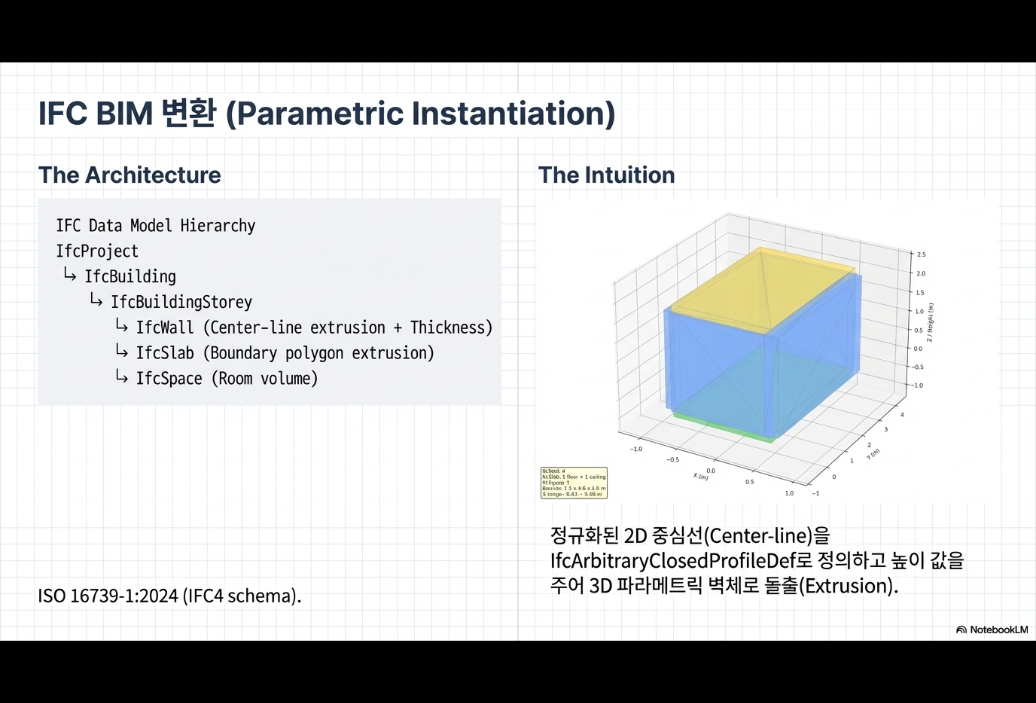
#> input picture slide10.png, 1036 x 703 px, given in place of the camera
$ python webcam_capture.py   (older library calls are emulated)
#> lines starting #> are read from the running program, lines starting #| are printed output that depends on the picture; after the words box and inside, x2 and y2 are one past the last pixel; in counts of white or black regions, pixels touching at a corner belong together
#!/usr/bin/env python3
"""webcam_capture.py — Real-time webcam capture for GSS pipeline.

Captures frames from webcam with blur filtering, saves to a directory
that can be directly fed into the GSS pipeline (skipping s01).

Usage:
    # Capture frames (press 'q' to stop, 's' to force-save current frame)
    python scripts/webcam_capture.py --output data/raw/webcam_session

    # Then run GSS from s02 (COLMAP) with captured frames
    python cli.py run-step colmap --frames-dir data/raw/webcam_session/frames

    # Or run the full pipeline with webcam video
    python scripts/webcam_capture.py --output data/raw/webcam_session --save-video
    python cli.py run --video data/raw/webcam_session/capture.mp4

Controls:
    q     — Stop capture
    s     — Force-save current frame (even if blurry)
    SPACE — Pause/resume auto-capture
    +/-   — Adjust capture interval

Requires: opencv-python (cv2)
"""

from __future__ import annotations

import argparse
import json
import logging
import time
from datetime import datetime
from pathlib import Path

import cv2
import numpy as np

logging.basicConfig(level=logging.INFO, format="%(asctime)s %(message)s")
logger = logging.getLogger(__name__)


def compute_blur_score(frame: np.ndarray) -> float:
    """Laplacian variance — higher = sharper."""
    gray = cv2.cvtColor(frame, cv2.COLOR_BGR2GRAY)
    return cv2.Laplacian(gray, cv2.CV_64F).var()


def compute_motion_score(prev_gray: np.ndarray | None, curr_gray: np.ndarray) -> float:
    """Frame difference — higher = more motion (good for diverse viewpoints)."""
    if prev_gray is None:
        return 999.0
    diff = cv2.absdiff(prev_gray, curr_gray)
    return float(diff.mean())


def main():
    parser = argparse.ArgumentParser(description="Webcam capture for GSS pipeline")
    parser.add_argument("--output", type=str, default="data/raw/webcam_session",
                        help="Output directory")
    parser.add_argument("--device", type=int, default=0,
                        help="Camera device index (default: 0)")
    parser.add_argument("--width", type=int, default=1280,
                        help="Capture width (default: 1280)")
    parser.add_argument("--height", type=int, default=720,
                        help="Capture height (default: 720)")
    parser.add_argument("--interval", type=float, default=0.5,
                        help="Seconds between auto-captures (default: 0.5)")
    parser.add_argument("--blur-threshold", type=float, default=100.0,
                        help="Minimum Laplacian variance to keep frame")
    parser.add_argument("--motion-threshold", type=float, default=5.0,
                        help="Minimum motion to trigger capture")
    parser.add_argument("--max-frames", type=int, default=300,
                        help="Maximum frames to capture")
    parser.add_argument("--save-video", action="store_true",
                        help="Also save raw video as capture.mp4")
    parser.add_argument("--resize-output", type=int, default=None,
                        help="Resize saved frames to this width")
    parser.add_argument("--headless", action="store_true",
                        help="No GUI window (for SSH/headless systems)")
    args = parser.parse_args()

    output_dir = Path(args.output)
    frames_dir = output_dir / "frames"
    frames_dir.mkdir(parents=True, exist_ok=True)

    # Open webcam
    cap = cv2.VideoCapture(args.device)
    cap.set(cv2.CAP_PROP_FRAME_WIDTH, args.width)
    cap.set(cv2.CAP_PROP_FRAME_HEIGHT, args.height)

    if not cap.isOpened():
        logger.error(f"Cannot open camera device {args.device}")
        return

    actual_w = int(cap.get(cv2.CAP_PROP_FRAME_WIDTH))
    actual_h = int(cap.get(cv2.CAP_PROP_FRAME_HEIGHT))
    actual_fps = cap.get(cv2.CAP_PROP_FPS)
    logger.info(f"Camera opened: {actual_w}x{actual_h} @ {actual_fps:.1f}fps")

    # Video writer (optional)
    video_writer = None
    if args.save_video:
        video_path = output_dir / "capture.mp4"
        fourcc = cv2.VideoWriter_fourcc(*"mp4v")
        video_writer = cv2.VideoWriter(
            str(video_path), fourcc, actual_fps, (actual_w, actual_h)
        )
        logger.info(f"Recording video to {video_path}")

    # State
    saved_frames: list[dict] = []
    prev_gray = None
    paused = False
    interval = args.interval
    last_capture_time = 0.0

    logger.info(
        f"Capture started. Controls: q=quit, s=force-save, SPACE=pause, +/-=interval"
    )
    logger.info(
        f"blur_threshold={args.blur_threshold}, motion_threshold={args.motion_threshold}, "
        f"interval={interval}s, max_frames={args.max_frames}"
    )

    while cap.isOpened() and len(saved_frames) < args.max_frames:
        ret, frame = cap.read()
#> frame is the input picture: shape (703, 1036, 3); mean B, G, R 198.5, 197.3, 195.5
        if not ret:
            break

        now = time.time()
        gray = cv2.cvtColor(frame, cv2.COLOR_BGR2GRAY)
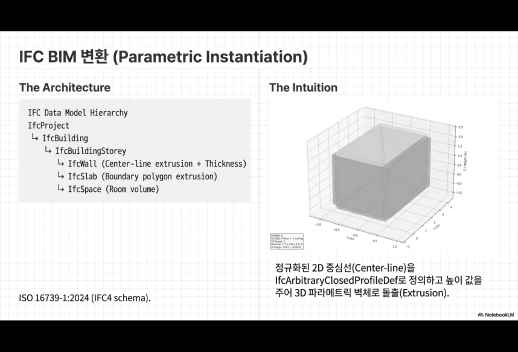
#> gray: shape (703, 1036) (shown at 1/2 size); min 0, max 255, mean 196.9
        blur = compute_blur_score(frame)
#> blur = 2129.3
        motion = compute_motion_score(prev_gray, gray)
#> motion = 999

        # Record video
        if video_writer is not None:
            video_writer.write(frame)

        # Auto-capture logic
        should_save = False
        force_save = False

        if not args.headless:
            # GUI mode — display info overlay
            display = frame.copy()
            status = "PAUSED" if paused else "CAPTURING"
            color = (0, 0, 255) if paused else (0, 255, 0)
            info_lines = [
                f"{status} | Frames: {len(saved_frames)}/{args.max_frames}",
                f"Blur: {blur:.0f} (min {args.blur_threshold:.0f}) | Motion: {motion:.1f}",
                f"Interval: {interval:.1f}s | q=quit s=save SPACE=pause",
            ]
            for i, line in enumerate(info_lines):
                cv2.putText(display, line, (10, 25 + i * 25),
                            cv2.FONT_HERSHEY_SIMPLEX, 0.6, color, 2)
#> this loop made 3 passes
#> line on passes 1 to 2: 'CAPTURING | Frames: 0/300', 'Blur: 2129 (min 100) | Motion: 999.0'
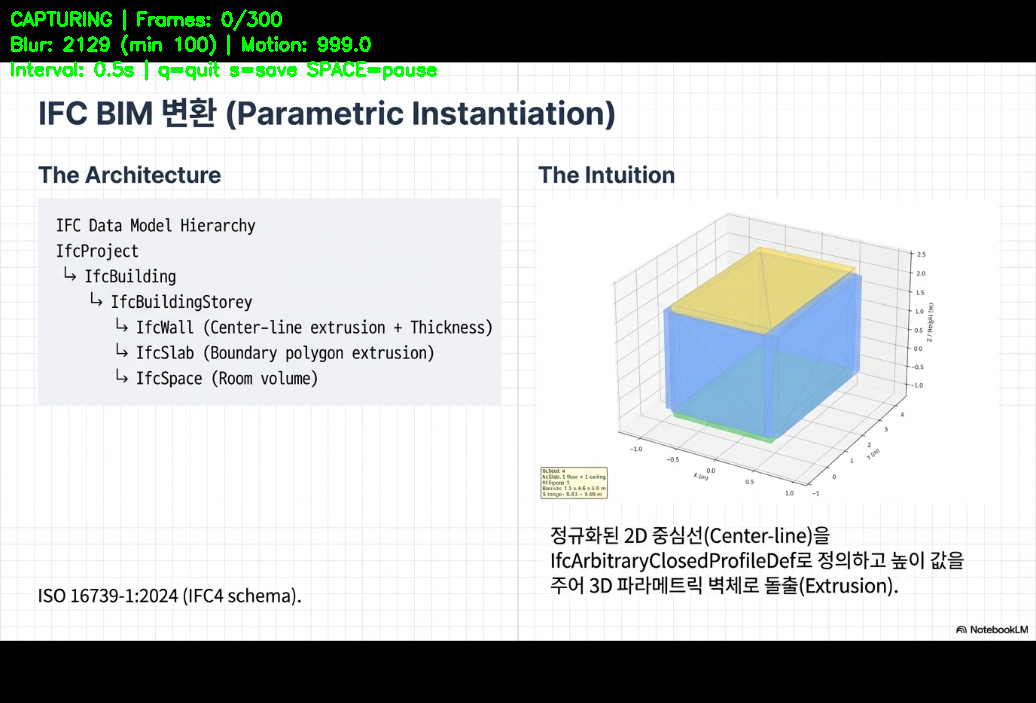
#> display: shape (703, 1036, 3); 0.96% of pixels changed, all inside (x1, y1, x2, y2) = (11, 9, 437, 81)

            blur_ratio = min(blur / max(args.blur_threshold * 2, 1), 1.0)
#> blur_ratio = 1
            bar_w = int(blur_ratio * 200)
#> bar_w = 200
            bar_color = (0, 255, 0) if blur >= args.blur_threshold else (0, 0, 255)
#> bar_color = (0, 255, 0)
            cv2.rectangle(display, (10, actual_h - 30), (10 + bar_w, actual_h - 10), bar_color, -1)
            cv2.rectangle(display, (10, actual_h - 30), (210, actual_h - 10), (255, 255, 255), 1)
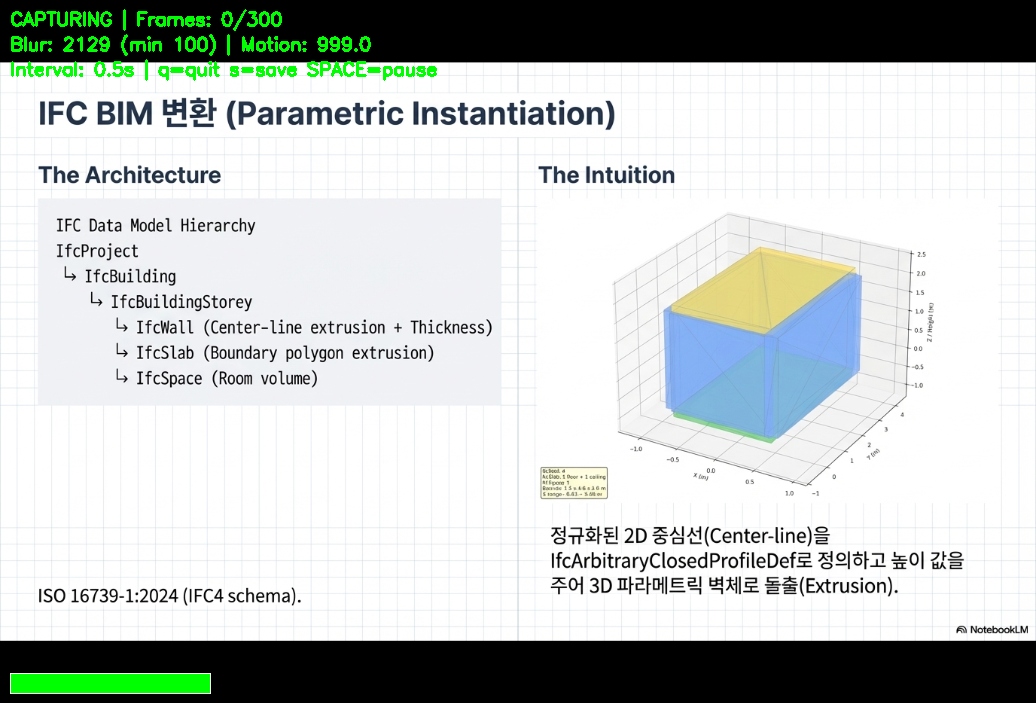
#> display: shape (703, 1036, 3); mean B, G, R 197.7, 200.3, 194.8

            cv2.imshow("GSS Webcam Capture", display)

            key = cv2.waitKey(1) & 0xFF
#> (key q is pressed here)
            if key == ord("q"):
                break
            elif key == ord("s"):
                force_save = True
                should_save = True
            elif key == ord(" "):
                paused = not paused
                logger.info(f"{'Paused' if paused else 'Resumed'} capture")
            elif key == ord("+") or key == ord("="):
                interval = max(0.1, interval - 0.1)
                logger.info(f"Interval: {interval:.1f}s")
            elif key == ord("-"):
                interval = min(5.0, interval + 0.1)
                logger.info(f"Interval: {interval:.1f}s")

        if not paused and not force_save and (now - last_capture_time) >= interval:
            if blur >= args.blur_threshold and motion >= args.motion_threshold:
                should_save = True

        if should_save:
            # Optionally resize
            save_frame = frame
            if args.resize_output:
                h, w = frame.shape[:2]
                new_h = int(h * args.resize_output / w)
                save_frame = cv2.resize(frame, (args.resize_output, new_h))

            fname = f"frame_{len(saved_frames):05d}.png"
            cv2.imwrite(str(frames_dir / fname), save_frame)
            saved_frames.append({
                "filename": fname,
                "blur_score": round(blur, 1),
                "motion_score": round(motion, 1),
                "timestamp": round(now - last_capture_time, 3) if last_capture_time > 0 else 0,
                "forced": force_save,
            })
            last_capture_time = now

            if len(saved_frames) % 10 == 0:
                logger.info(f"Captured {len(saved_frames)} frames")

        prev_gray = gray

    # Cleanup
    cap.release()
    if video_writer is not None:
        video_writer.release()
    if not args.headless:
        cv2.destroyAllWindows()

    # Save metadata
    metadata = {
        "capture_date": datetime.now().isoformat(),
        "device": args.device,
        "resolution": [actual_w, actual_h],
        "fps": actual_fps,
        "num_frames": len(saved_frames),
        "blur_threshold": args.blur_threshold,
        "motion_threshold": args.motion_threshold,
        "frames": saved_frames,
    }
    meta_path = output_dir / "capture_metadata.json"
    with open(meta_path, "w", encoding="utf-8") as f:
        json.dump(metadata, f, indent=2)

    logger.info(f"Done: {len(saved_frames)} frames saved to {frames_dir}")
    logger.info(f"Metadata: {meta_path}")
    logger.info(f"Next: python cli.py run --video {output_dir / 'capture.mp4'}")
    logger.info(f"  or: python cli.py run-step colmap (with frames_dir={frames_dir})")


if __name__ == "__main__":
    main()

$ run again, on slide11.png
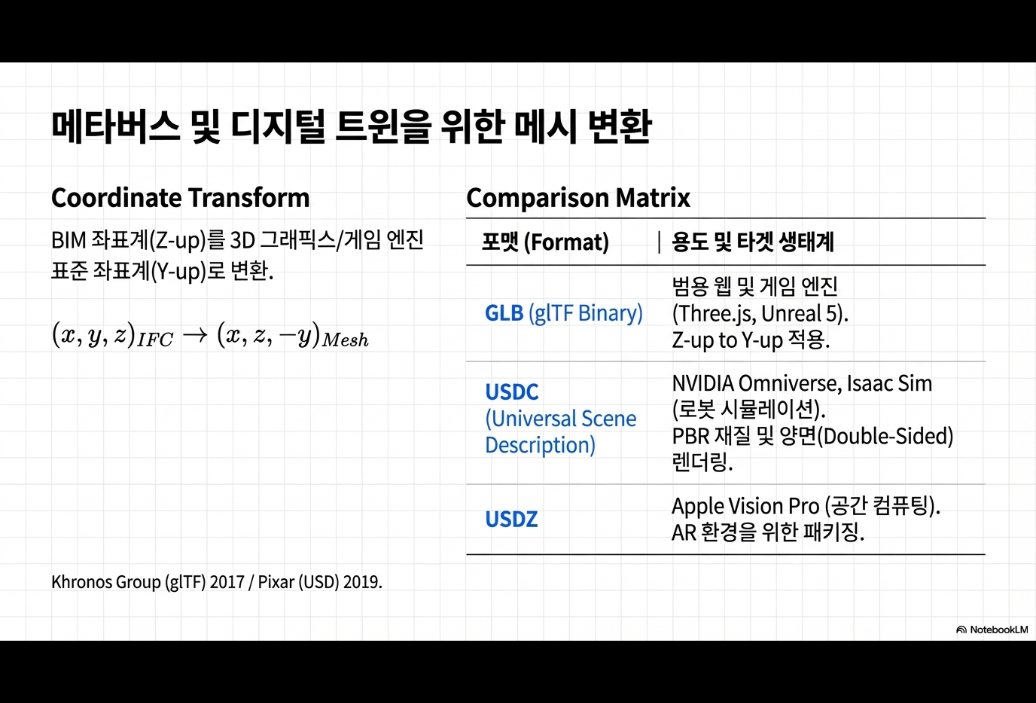
#> input picture slide11.png, 1036 x 703 px, given in place of the camera
#> in main, frame is the input picture: shape (703, 1036, 3); mean B, G, R 196.7, 196.5, 196.1
#> blur = 2982.5
#> motion = 999
#> the loop in main, `for i, line in enumerate(info_lines):` made 3 passes
#> line on passes 1 to 2: 'CAPTURING | Frames: 0/300', 'Blur: 2983 (min 100) | Motion: 999.0'
#> after the loop in main, `for i, line in enumerate(info_lines):`:
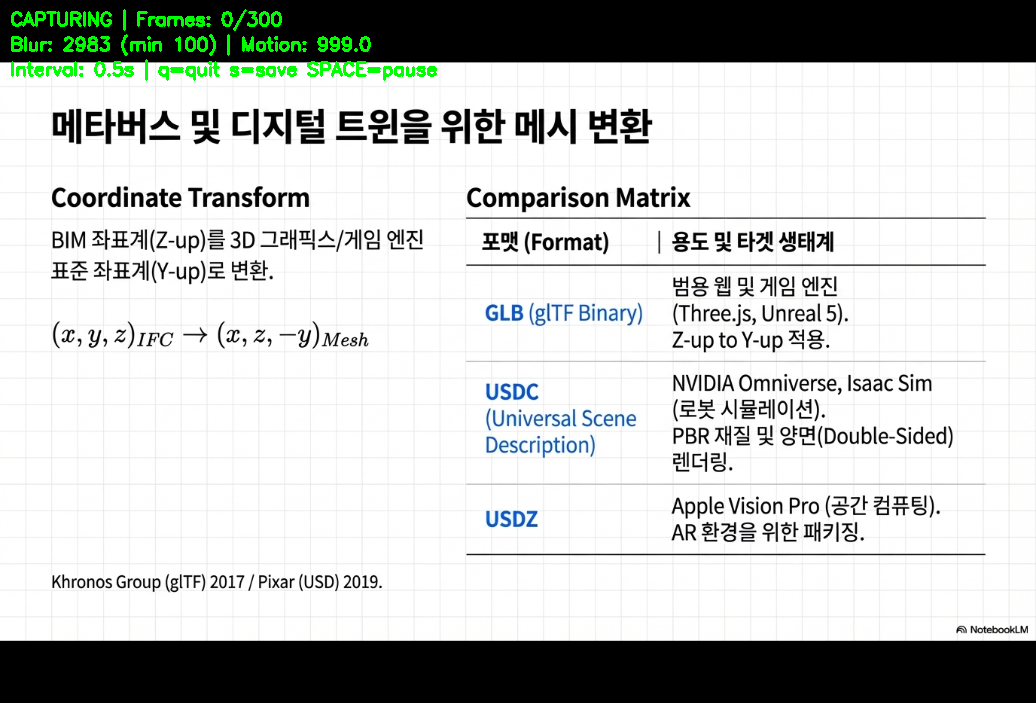
#> display: shape (703, 1036, 3); 0.97% of pixels changed, all inside (x1, y1, x2, y2) = (11, 9, 437, 81)
#> blur_ratio = 1
#> bar_w = 200
#> bar_color = (0, 255, 0)
#> in main, `cv2.rectangle(display, (10, actual_h - 30), (210, actual_h - 10), (255..`:
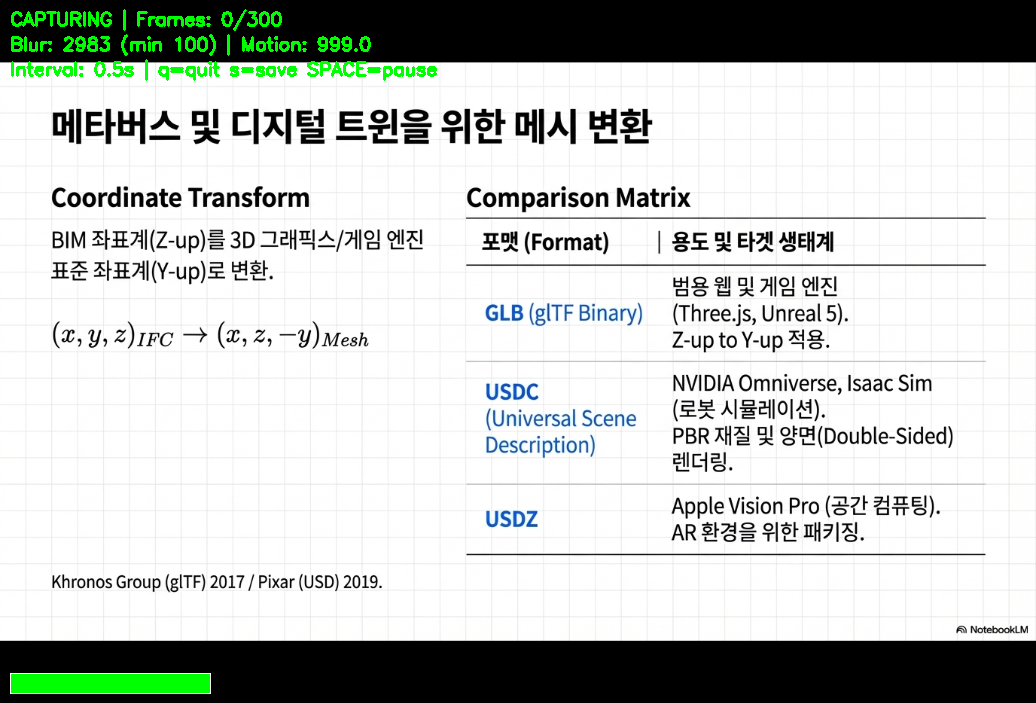
#> display: shape (703, 1036, 3); mean B, G, R 195.9, 199.5, 195.3
